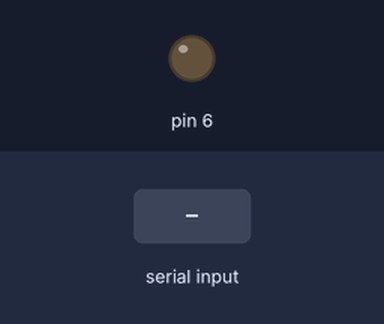
Bench run of a sketch on a simulated Arduino Uno, built with avr-gcc and run on an emulated ATmega328P. Shown: output pins drawn as LEDs (lit = HIGH). The inputs (shaded band) are chosen by the test bench.

Above: at 1.2 s.
1.3 s: "1" received over Serial
At 2.0 s:
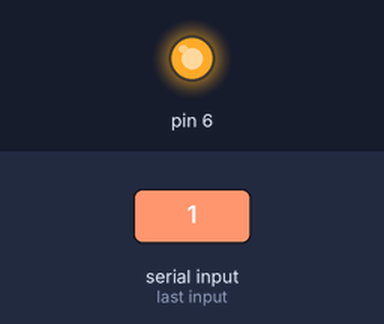
2.8 s: "0" received over Serial
At 3.2 s:
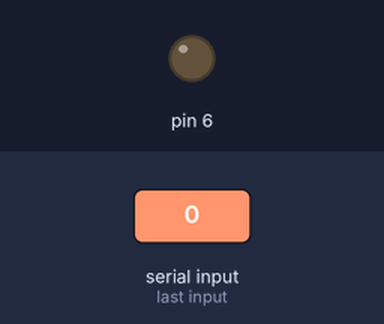
Timing chart, 0 to 5.8 s (numbered marks = the images above; inputs shaded):
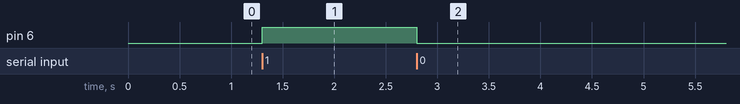

The sketch:

arduino_run_py_command.ino
```cpp
int incoming_data{0};

void setup()
{
  pinMode(6, OUTPUT);
  Serial.begin(9600);
}

void loop()
{
  while(Serial.available())
  {
    incoming_data = Serial.read();
    if (incoming_data == '1')
    {
      digitalWrite(6, HIGH);
    }
    if (incoming_data == '0')
    {
      digitalWrite(6, LOW);
    }
  }
}
```

Measured:
- after the input at 1.3 s, pin 6: LOW → HIGH at once
- after the input at 2.8 s, pin 6: HIGH → LOW at once
